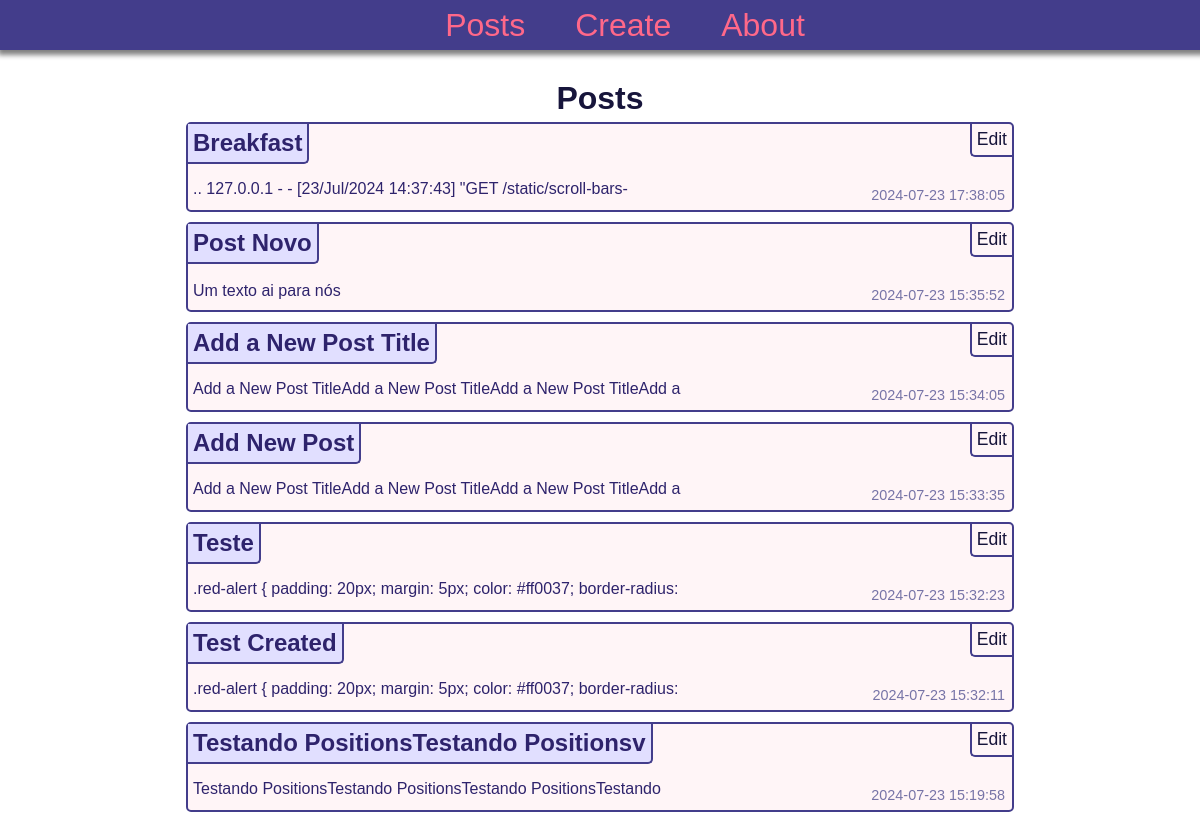
Before: / with the older database file.
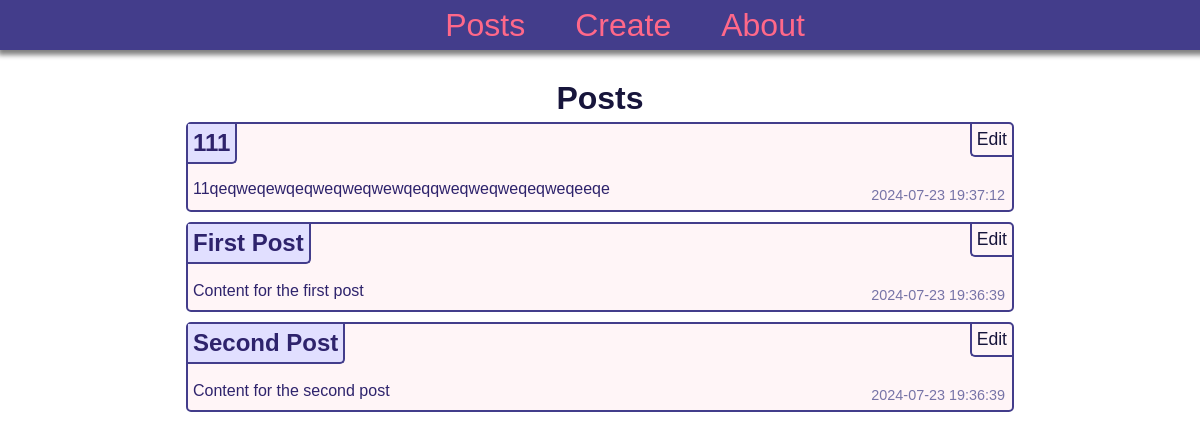
After: the same page with the newer database file.
### tables this page shows
CREATE TABLE posts (
    id INTEGER PRIMARY KEY AUTOINCREMENT,
    created TIMESTAMP NOT NULL DEFAULT CURRENT_TIMESTAMP,
    title TEXT NOT NULL,
    content TEXT NOT NULL
);

### app.py (the view)
@app.route('/')
def index():
    conn = get_db_connection()
    posts = conn.execute('SELECT * FROM posts ORDER BY created DESC').fetchall()
    conn.close()
    return render_template('index.html', posts=posts)

### app.py (called while the page is built)
def get_db_connection():
    conn = sqlite3.connect('./database/database.db')
    conn.row_factory = sqlite3.Row
    return conn

### templates/index.html
{% extends 'base.html' %}
{% block content %}
    <h1>{% block title %} Posts {% endblock %}</h1>
    {% for post in posts %}
        <div class='post'>
            <p class="created-at">{{ post['created'] }}</p>
            <h2>{{ post['title'] }}</h2>
            <p class="post-texts">{{ post['content'] }}</p>
            <a class="edit-button" href="{{ url_for('edit', id=post['id']) }}">Edit</a>
        </div>
    {% endfor %}
{% endblock %}

### templates/base.html (shortened to what this page needs)
<!DOCTYPE html>
<html lang="en">
<head>
    <link rel="stylesheet" href="{{ url_for('static', filename='styles.css') }}">
    <link rel="stylesheet" href="{{ url_for('static', filename='scroll-bars-styles.css') }}">
</head>
<body>
    <nav>
        <a href="{{ url_for('index') }}">Posts</a>
        <a href="{{ url_for('create') }}">Create</a>
        <a href="{{ url_for('about') }}">About</a>
    </nav>
    <div class="content">
        {% block content %} {% endblock %}
    </div>
</body>
</html>

### static/styles.css (style rules this page uses)
* { font-family: sans-serif; box-sizing: border-box; }
body { width: 100%; height: 100vh; margin: 0; display: flex; flex-direction: column; align-items: center; justify-content: flex-start; gap: 0; }
nav { background-color: #433D8B; display: flex; align-items: center; justify-content: center; padding: 10px; width: 100%; height: 50px; box-shadow: 3px 0px 5px 5px #808080; }
nav a { color: #ff6889; font-size: 2em; margin-left: 50px; text-decoration: none; transition: all 0.3s; }
.content { width: 80%; display: flex; padding: 20px; align-items: center; justify-content: start; flex-direction: column; margin-top: 10px; overflow-y: scroll; position: relative; }
.content h1 { color: #17153B; margin: 0; }
.post { color: #2E236C; width: 90%; min-height: 90px; padding: 10px; margin: 5px; background-color: #fff5f7; border-radius: 5px; border: 2px solid #433D8B; transition: all 0.15s; position: relative; }
.post h2 { background-color: #e1dfff; position: absolute; padding: 5px; margin: 0; top: 0; left: 0; border-right: 2px solid #433D8B; border-bottom: 2px solid #433D8B; border-radius: 0 0 5PX 0px; }
.post-texts { max-width: 60%; max-height: 20px; margin: 0; margin-left: 5px; overflow: hidden; position: absolute; bottom: 10px; left: 0; }
.created-at { padding: 2px; margin: 5px; position: absolute; font-size: 0.9rem; text-align: right; color: #7774a7; bottom: 0; right: 0; }
.edit-button { padding: 5px; font-size: 1.1rem; color: #17153B; text-decoration: none; display: inline-block; background-color: transparent; border-left: 2px solid #433D8B; border-bottom: 2px solid #433D8B; border-radius: 0 0 0 5px; position: absolute; top: 0; right: 0; transition: all 0.3s ease; }

### static/scroll-bars-styles.css (style rules this page uses)
* { scrollbar-width: thin; scrollbar-color: #800080 #f1f1f1; }

Changed rows visible on the page:
removed posts: created "2024-07-23 17:38:05", title "Breakfast", content ".. 127.0.0.1 - - [23/Jul/2024 14:37:43] \"GET…"
removed posts: created "2024-07-23 15:35:52", title "Post Novo", content "Um texto ai para nós"
removed posts: created "2024-07-23 15:34:05", title "Add a New Post Title", content "Add a New Post TitleAdd a New Post TitleAdd a New Post TitleAdd a…"
removed posts: created "2024-07-23 15:33:35", title "Add New Post", content "Add a New Post TitleAdd a New Post TitleAdd a New Post TitleAdd a…"
removed posts: created "2024-07-23 15:32:23", title "Teste", content ".red-alert { padding: 20px; margin: 5px; color: #ff0037; border-radius:…"
removed posts: created "2024-07-23 15:32:11", title "Test Created", content ".red-alert { padding: 20px; margin: 5px; color: #ff0037; border-radius:…"
removed posts: created "2024-07-23 15:19:58", title "Testando PositionsTestando Positionsv", content "Testando PositionsTestando PositionsTestando PositionsTestando…"
added posts: created "2024-07-23 19:37:12", title "111", content "11qeqweqewqeqweqweqwewqeqqweqweqweqeqweqeeqe…"
added posts: created "2024-07-23 19:36:39", title "First Post", content "Content for the first post"
added posts: created "2024-07-23 19:36:39", title "Second Post", content "Content for the second post"
